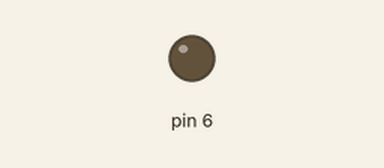
This sketch was run on a simulated Arduino Uno, built with avr-gcc and run on an emulated ATmega328P. Shown: output pins drawn as LEDs (lit = HIGH).

Above: at 0.15 s.
At 16.14 s:
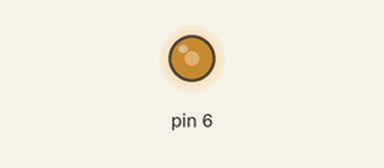
Timing chart, 0 to 16.0 s (numbered marks = the images above):
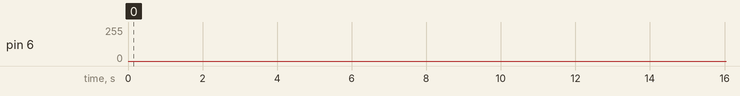

The sketch:

Codigo_de_luz_intermitente.ino
```cpp
int x;
void setup() {
  pinMode(6, OUTPUT);

}

void loop() {
  for(int x=0; x<255;x++)
  {
    analogWrite(6,x);
    delay(2);

  }
 for(int x=254;x>1;x--)
 {
   analogWrite(6,x);
  delay(2);
 }
}
```
